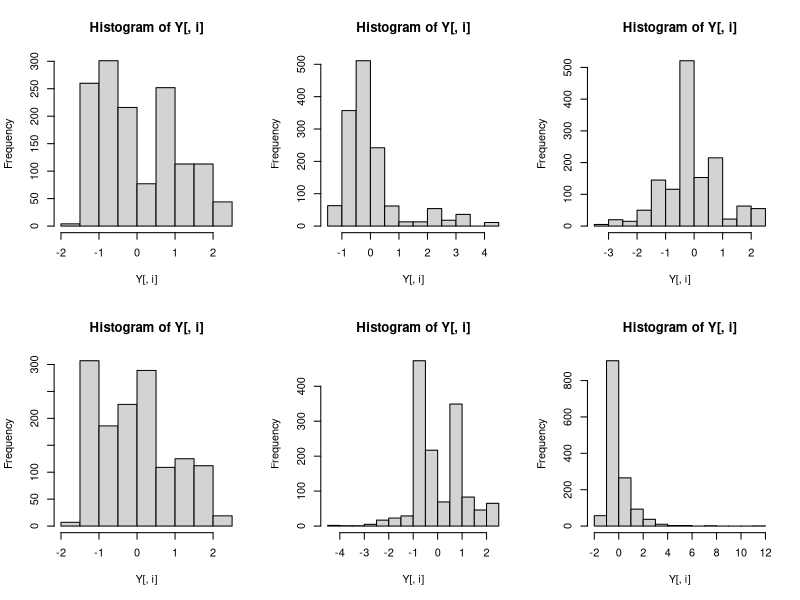

This chart was generated by the following R code: (Note: this script raises an error after producing the figure.)
Y <- as.matrix(read.csv("data/Bollentestdata.txt", sep = "\t", header = T))
Y <- scale(Y)

par(mfrow = c(2,3))
for(i in 1:6){
hist(Y[,i])
}


outFisher <- exhaustiveBB(Y, verbose = T, aggMethod = "fisher", K = 3, alpha = .1)
outOther <- exhaustiveBB(Y, verbose = T, aggMethod = "other", K = 3, alpha = .1)



getPvalSpeed(X = Y[, c(1,3,6)], Y = Y[, 5])
getPvalSpeed(X = Y[, c(1,3,6, 5)], Y = Y[, 4])
getPvalSpeed(X = Y[, c(1,3,6, 5, 4)], Y = Y[, 2])


pchisq(-2 * (log(.023) + log(.751) + log(.098)), df = 4, lower = F)



quantile(minOfUnif(3), .1)
